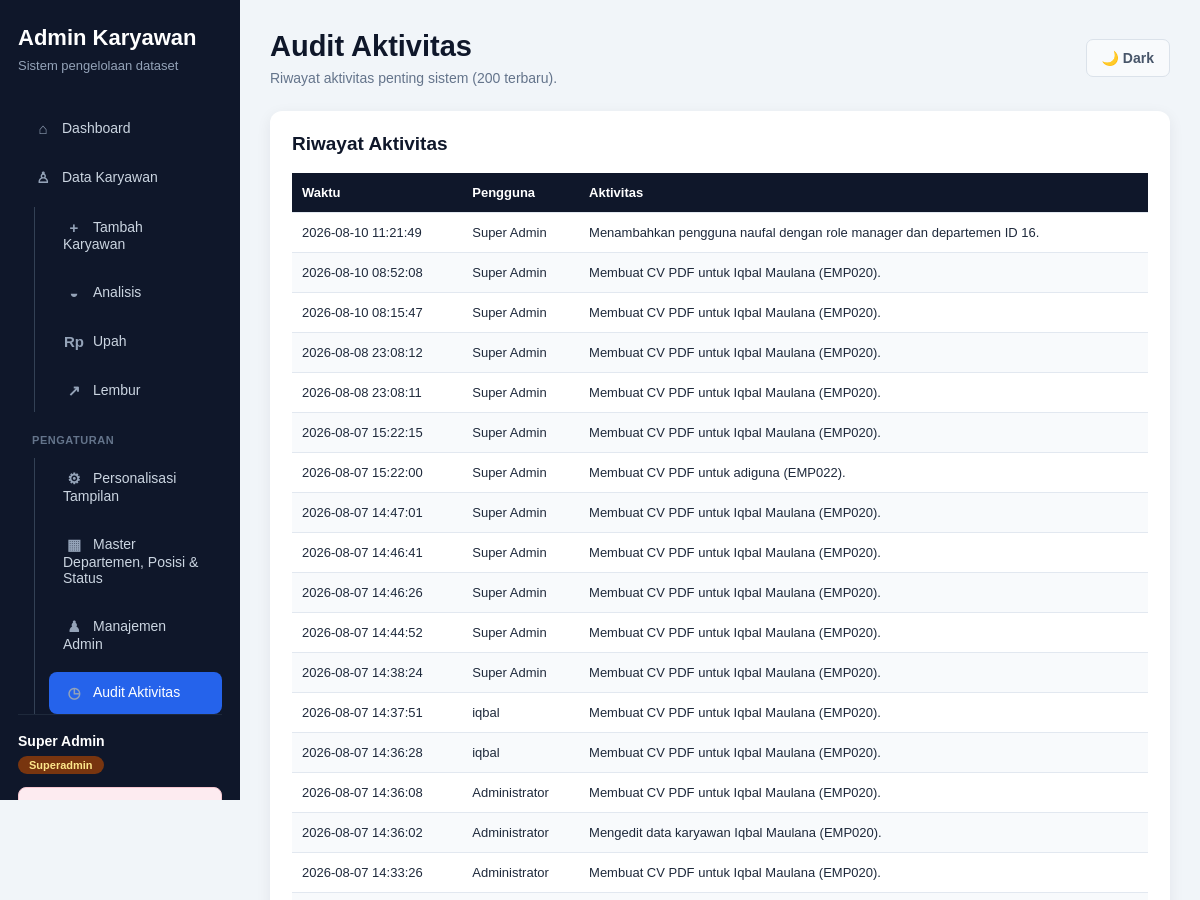
Page /Dashboard/audit-aktivitas.php (signed in, upper part) on the earlier database version.
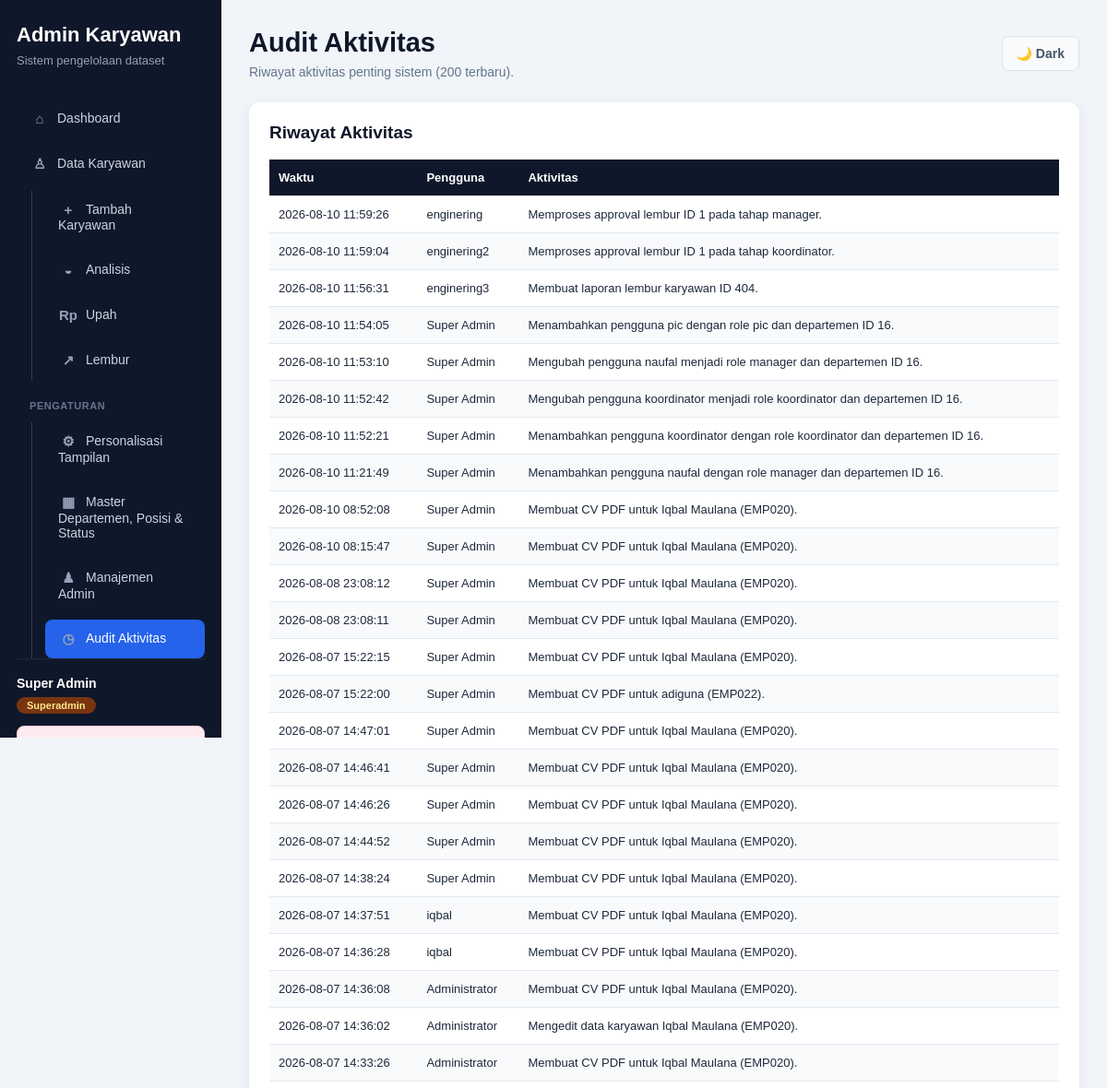
Same page on the later database version.
### tables this page shows
CREATE TABLE `audit_aktivitas` (
  `id` bigint unsigned NOT NULL AUTO_INCREMENT,
  `user_id` int DEFAULT NULL,
  `aktivitas` varchar(255) NOT NULL,
  `dibuat_pada` timestamp NULL DEFAULT CURRENT_TIMESTAMP,
  PRIMARY KEY (`id`)
);

CREATE TABLE `users` (
  `id` int NOT NULL AUTO_INCREMENT,
  `username` varchar(50) NOT NULL,
  `password` varchar(255) NOT NULL,
  `nama` varchar(150) NOT NULL,
  `role` enum('superadmin','admin','pic','koordinator','manager','viewer') NOT NULL DEFAULT 'viewer',
  `department_id` int unsigned DEFAULT NULL,
  `is_active` tinyint(1) NOT NULL DEFAULT '1',
  `created_at` timestamp NOT NULL DEFAULT CURRENT_TIMESTAMP,
  PRIMARY KEY (`id`),
  UNIQUE KEY `username` (`username`),
  KEY `fk_users_department` (`department_id`),
  CONSTRAINT `fk_users_department` FOREIGN KEY (`department_id`) REFERENCES `master_departemen` (`id`) ON DELETE RESTRICT
);

### Dashboard/audit-aktivitas.php (the view, shortened to what this page needs)
<?php
require __DIR__ . "/koneksi.php";
$hasil = mysqli_query(
    $conn,
    "SELECT a.*, u.nama, u.username
     FROM audit_aktivitas a
     LEFT JOIN users u ON u.id = a.user_id
     ORDER BY a.id DESC
     LIMIT 200"
);
require __DIR__ . "/partials/atas.php";
?>
    <section class="data-card">
        <div class="data-card-header">
            <h2>Riwayat Aktivitas</h2>
        </div>
        <div class="table-wrapper">
            <table style="min-width:700px">
                <thead>
                    <tr>
                        <th>Waktu</th>
                        <th>Pengguna</th>
                        <th>Aktivitas</th>
                    </tr>
                </thead>
                <tbody>
                    <?php if ($hasil && mysqli_num_rows($hasil) > 0): ?>
                        <?php while ($baris = mysqli_fetch_assoc($hasil)): ?>
                            <tr>
                                <td><?= htmlspecialchars((string) $baris["dibuat_pada"]); ?></td>
                                <td><?= htmlspecialchars($baris["nama"] ?: ($baris["username"] ?: "-")); ?></td>
                                <td><?= htmlspecialchars($baris["aktivitas"]); ?></td>
                            </tr>
                        <?php endwhile; ?>
                    <?php else: ?>
                        <tr>
                            <td colspan="3" class="empty-data">Belum ada aktivitas tercatat.</td>
                        </tr>
                    <?php endif; ?>
                </tbody>
            </table>
        </div>
    </section>
<?php
require __DIR__ . "/partials/bawah.php";

Differences in the rows shown:
added audit_aktivitas: dibuat_pada "2026-08-10 11:59:26", user.nama "enginering", aktivitas "Memproses approval lembur ID 1 pada tahap manager."
added audit_aktivitas: dibuat_pada "2026-08-10 11:59:04", user.nama "enginering2", aktivitas "Memproses approval lembur ID 1 pada tahap koordinator."
added audit_aktivitas: dibuat_pada "2026-08-10 11:56:31", user.nama "enginering3", aktivitas "Membuat laporan lembur karyawan ID 404."
added audit_aktivitas: dibuat_pada "2026-08-10 11:54:05", user.nama "Super Admin", aktivitas "Menambahkan pengguna pic dengan role pic dan departemen ID 16."
added audit_aktivitas: dibuat_pada "2026-08-10 11:53:10", user.nama "Super Admin", aktivitas "Mengubah pengguna naufal menjadi role manager dan departemen ID 16."
added audit_aktivitas: dibuat_pada "2026-08-10 11:52:42", user.nama "Super Admin", aktivitas "Mengubah pengguna koordinator menjadi role koordinator dan departemen ID 16."
added audit_aktivitas: dibuat_pada "2026-08-10 11:52:21", user.nama "Super Admin", aktivitas "Menambahkan pengguna koordinator dengan role koordinator dan departemen ID 16."
